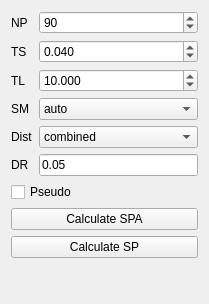
       <widget class="QWidget" name="SPA">
        <property name="geometry">
         <rect>
          <x>0</x>
          <y>0</y>
          <width>209</width>
          <height>304</height>
         </rect>
        </property>
        <attribute name="label">
         <string>Spectra</string>
        </attribute>
        <layout class="QFormLayout" name="formLayout_5">
         <item row="0" column="0">
          <widget class="QLabel" name="label_25">
           <property name="text">
            <string>NP</string>
           </property>
           <property name="buddy">
            <cstring>NP</cstring>
           </property>
          </widget>
         </item>
         <item row="0" column="1">
          <widget class="QSpinBox" name="NP">
           <property name="toolTip">
            <string>&lt;html&gt;&lt;head/&gt;&lt;body&gt;&lt;p&gt;Number of Periods&lt;/p&gt;&lt;/body&gt;&lt;/html&gt;</string>
           </property>
           <property name="minimum">
            <number>1</number>
           </property>
           <property name="maximum">
            <number>1000</number>
           </property>
           <property name="singleStep">
            <number>10</number>
           </property>
           <property name="value">
            <number>90</number>
           </property>
          </widget>
         </item>
         <item row="1" column="0">
          <widget class="QLabel" name="label_26">
           <property name="text">
            <string>TS</string>
           </property>
           <property name="buddy">
            <cstring>TS</cstring>
           </property>
          </widget>
         </item>
         <item row="1" column="1">
          <widget class="QDoubleSpinBox" name="TS">
           <property name="toolTip">
            <string>&lt;html&gt;&lt;head/&gt;&lt;body&gt;&lt;p&gt;Smallest Period&lt;/p&gt;&lt;/body&gt;&lt;/html&gt;</string>
           </property>
           <property name="decimals">
            <number>3</number>
           </property>
           <property name="maximum">
            <double>20.000000000000000</double>
           </property>
           <property name="singleStep">
            <double>0.010000000000000</double>
           </property>
           <property name="value">
            <double>0.040000000000000</double>
           </property>
          </widget>
         </item>
         <item row="2" column="0">
          <widget class="QLabel" name="label_21">
           <property name="text">
            <string>TL</string>
           </property>
           <property name="buddy">
            <cstring>TL</cstring>
           </property>
          </widget>
         </item>
         <item row="2" column="1">
          <widget class="QDoubleSpinBox" name="TL">
           <property name="toolTip">
            <string>&lt;html&gt;&lt;head/&gt;&lt;body&gt;&lt;p&gt;Largest Period&lt;/p&gt;&lt;/body&gt;&lt;/html&gt;</string>
           </property>
           <property name="decimals">
            <number>3</number>
           </property>
           <property name="maximum">
            <double>20.000000000000000</double>
           </property>
           <property name="value">
            <double>10.000000000000000</double>
           </property>
          </widget>
         </item>
         <item row="3" column="0">
          <widget class="QLabel" name="label_23">
           <property name="text">
            <string>SM</string>
           </property>
           <property name="buddy">
            <cstring>SM</cstring>
           </property>
          </widget>
         </item>
         <item row="3" column="1">
          <widget class="QComboBox" name="SM">
           <property name="toolTip">
            <string>&lt;html&gt;&lt;head/&gt;&lt;body&gt;&lt;p&gt;Solution Method&lt;/p&gt;&lt;/body&gt;&lt;/html&gt;</string>
           </property>
           <property name="currentIndex">
            <number>2</number>
           </property>
           <item>
            <property name="text">
             <string>freq</string>
            </property>
           </item>
           <item>
            <property name="text">
             <string>newmark</string>
            </property>
           </item>
           <item>
            <property name="text">
             <string>auto</string>
            </property>
           </item>
           <item>
            <property name="text">
             <string>duhamel</string>
            </property>
           </item>
          </widget>
         </item>
         <item row="4" column="0">
          <widget class="QLabel" name="label_24">
           <property name="text">
            <string>Dist</string>
           </property>
           <property name="buddy">
            <cstring>DM</cstring>
           </property>
          </widget>
         </item>
         <item row="4" column="1">
          <widget class="QComboBox" name="DM">
           <property name="toolTip">
            <string>&lt;html&gt;&lt;head/&gt;&lt;body&gt;&lt;p&gt;Distributed Mode of Periods&lt;/p&gt;&lt;/body&gt;&lt;/html&gt;</string>
           </property>
           <property name="currentIndex">
            <number>2</number>
           </property>
           <item>
            <property name="text">
             <string>log</string>
            </property>
           </item>
           <item>
            <property name="text">
             <string>linear</string>
            </property>
           </item>
           <item>
            <property name="text">
             <string>combined</string>
            </property>
           </item>
           <item>
            <property name="text">
             <string>user</string>
            </property>
           </item>
          </widget>
         </item>
         <item row="5" column="0">
          <widget class="QLabel" name="label_22">
           <property name="text">
            <string>DR</string>
           </property>
           <property name="buddy">
            <cstring>DR</cstring>
           </property>
          </widget>
         </item>
         <item row="5" column="1">
          <widget class="QLineEdit" name="DR">
           <property name="toolTip">
            <string>&lt;html&gt;&lt;head/&gt;&lt;body&gt;&lt;p&gt;Values of Damping Ratio ( comma delimited )&lt;/p&gt;&lt;/body&gt;&lt;/html&gt;</string>
           </property>
           <property name="text">
            <string notr="true">0.05</string>
           </property>
          </widget>
         </item>
         <item row="6" column="0" colspan="2">
          <widget class="QCheckBox" name="PD">
           <property name="enabled">
            <bool>true</bool>
           </property>
           <property name="toolTip">
            <string>&lt;html&gt;&lt;head/&gt;&lt;body&gt;&lt;p&gt;Pseudo Spectra&lt;/p&gt;&lt;/body&gt;&lt;/html&gt;</string>
           </property>
           <property name="text">
            <string>Pseudo</string>
           </property>
          </widget>
         </item>
         <item row="7" column="0" colspan="2">
          <widget class="QPushButton" name="CalcSPA">
           <property name="toolTip">
            <string>&lt;html&gt;&lt;head/&gt;&lt;body&gt;&lt;p&gt;Calculate &lt;span style=&quot; font-weight:600;&quot;&gt;response spectra&lt;/span&gt; using parameters above&lt;/p&gt;&lt;/body&gt;&lt;/html&gt;</string>
           </property>
           <property name="text">
            <string>Calculate SPA</string>
           </property>
          </widget>
         </item>
         <item row="8" column="0" colspan="2">
          <widget class="QPushButton" name="CalcSP">
           <property name="text">
            <string>Calculate SP</string>
           </property>
          </widget>
         </item>
        </layout>
       </widget>
